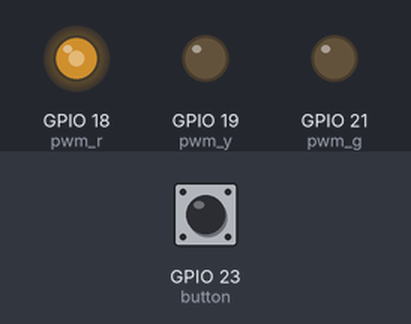
Bench run of a program on a simulated ESP32 board running MicroPython. Shown: output pins drawn as LEDs (lit = HIGH). The test bench sets the inputs (shaded band); at power-on: GPIO 23 (button) LOW. What the program prints to the serial console is not drawn.

Above: at 1.2 s.
1.3 s: GPIO 23 (button) pulled HIGH for 0.15 s
At 1.65 s:
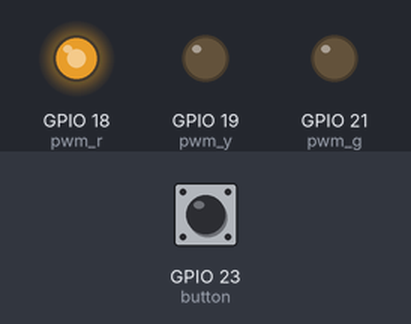
4.4 s: GPIO 23 (button) pulled HIGH for 1 s
At 4.66 s:
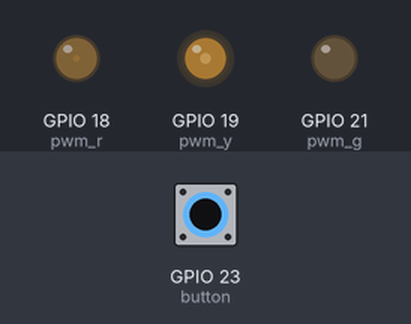
7.4 s: GPIO 23 (button) pulled HIGH for 0.15 s
10.5 s: GPIO 23 (button) pulled HIGH for 3.2 s
At 10.67 s:
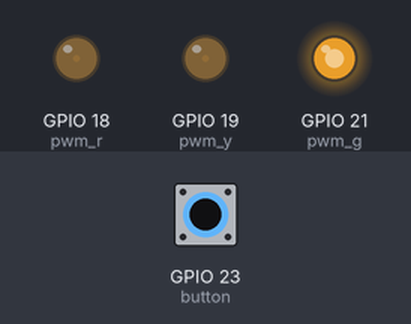
Timing chart, 0 to 19.3 s (numbered marks = the images above; inputs shaded):
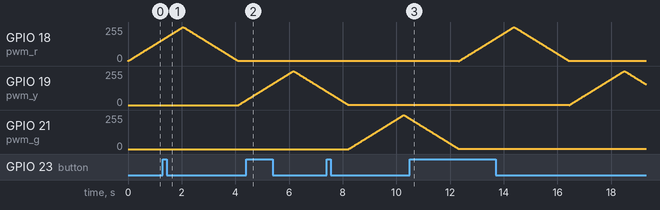

Measured:
- after the input at 10.5 s, GPIO 21 (pwm_g): goes on until 12.3 s, then stays 1/255
- by itself, GPIO 21 (pwm_g): rises from 0/255 to 255/255 in 2.0 s, then falls to 228/255 in 0.22 s

The program:

03-2.py
```python
# 實驗 #3-2：按鈕切換呼吸燈方向（左右變化）
# 執行環境：MicroPython v1.24.0 on ESP32-DevKitC

import machine
import time

# --- 硬體接線設定 ---
# 按鈕接至 GPIO23（按下時為高電位，因此使用內部下拉電阻）
BUTTON_PIN = 23
# LED 模組（從左到右）
LED_R_PIN = 18  # 紅燈 (R)
LED_Y_PIN = 19  # 黃燈 (Y)
LED_G_PIN = 21  # 綠燈 (G)

# --- 初始化硬體物件 ---
# 設定按鈕為輸入，並啟用內部下拉電阻
# 當按鈕未按下時，讀取到的值為 0 (低電位)
# 當按鈕按下時，讀取到的值為 1 (高電位)
button = machine.Pin(BUTTON_PIN, machine.Pin.IN, machine.Pin.PULL_DOWN)

# 設定 LED 為 PWM 輸出，以控制亮度
# ESP32 的 PWM 解析度為 10-bit，duty 範圍為 0 (滅) 到 1023 (最亮)
# 頻率設定為 1000Hz，避免人眼可見的閃爍
pwm_r = machine.PWM(machine.Pin(LED_R_PIN), freq=1000, duty=0)
pwm_y = machine.PWM(machine.Pin(LED_Y_PIN), freq=1000, duty=0)
pwm_g = machine.PWM(machine.Pin(LED_G_PIN), freq=1000, duty=0)

# 將 PWM 物件放入一個列表中，方便依序控制
# 順序：左 -> 右 (R -> Y -> G)
leds = [pwm_r, pwm_y, pwm_g]

# --- 全域狀態變數 ---
# True:  從左到右 (R -> Y -> G)
# False: 從右到左 (G -> Y -> R)
direction_forward = True

# 用於按鈕去彈跳 (debounce)
last_interrupt_time = 0

# --- 核心函式 ---
def breathe(pwm_led):
    """
    讓單顆 LED 執行一次完整的呼吸效果 (漸亮 -> 漸暗)。
    :param pwm_led: 要控制的 LED 的 PWM 物件。
    """
    # 漸亮 (Fade In)
    # 步長(step)設為 5，讓動畫更平滑且速度適中
    for duty in range(0, 1024, 5):
        pwm_led.duty(duty)
        time.sleep_ms(10)

    # 漸暗 (Fade Out)
    for duty in range(1023, -1, -5):
        pwm_led.duty(duty)
        time.sleep_ms(10)

def handle_button_press(pin):
    """
    按鈕中斷處理函式 (Interrupt Service Routine)。
    當按鈕被按下時觸發，用來反轉呼吸燈方向。
    """
    global direction_forward, last_interrupt_time

    current_time = time.ticks_ms()
    # 去彈跳：確保兩次有效按鈕觸發間隔超過 200ms
    if time.ticks_diff(current_time, last_interrupt_time) > 200:
        direction_forward = not direction_forward  # 反轉方向
        print("--- 按鈕觸發！方向已改變。新方向: {} ---".format("R->Y->G" if direction_forward else "G->Y->R"))
        last_interrupt_time = current_time

# --- 設定中斷 ---
# 當按鈕引腳電位從低變高 (IRQ_RISING) 時，觸發 handle_button_press 函式
button.irq(trigger=machine.Pin.IRQ_RISING, handler=handle_button_press)


# --- 主程式 ---
print("程式開始，初始方向: R -> Y -> G")
print("請按按鈕來改變呼吸燈方向。")

try:
    while True:
        if direction_forward:
            # 正向：從左到右 (R -> Y -> G)
            print("目前序列: R -> Y -> G")
            for led_pwm in leds:
                breathe(led_pwm)
        else:
            # 反向：從右到左 (G -> Y -> R)
            print("目前序列: G -> Y -> R")
            # 使用 reversed() 來反轉列表的遍歷順序
            for led_pwm in reversed(leds):
                breathe(led_pwm)

except KeyboardInterrupt:
    print("\n程式被手動中斷。")

finally:
    # 程式結束前的清理工作
    print("正在清理資源，關閉所有 LED...")
    for pwm in leds:
        pwm.deinit()  # 關閉 PWM 功能
    print("清理完畢。")
```
